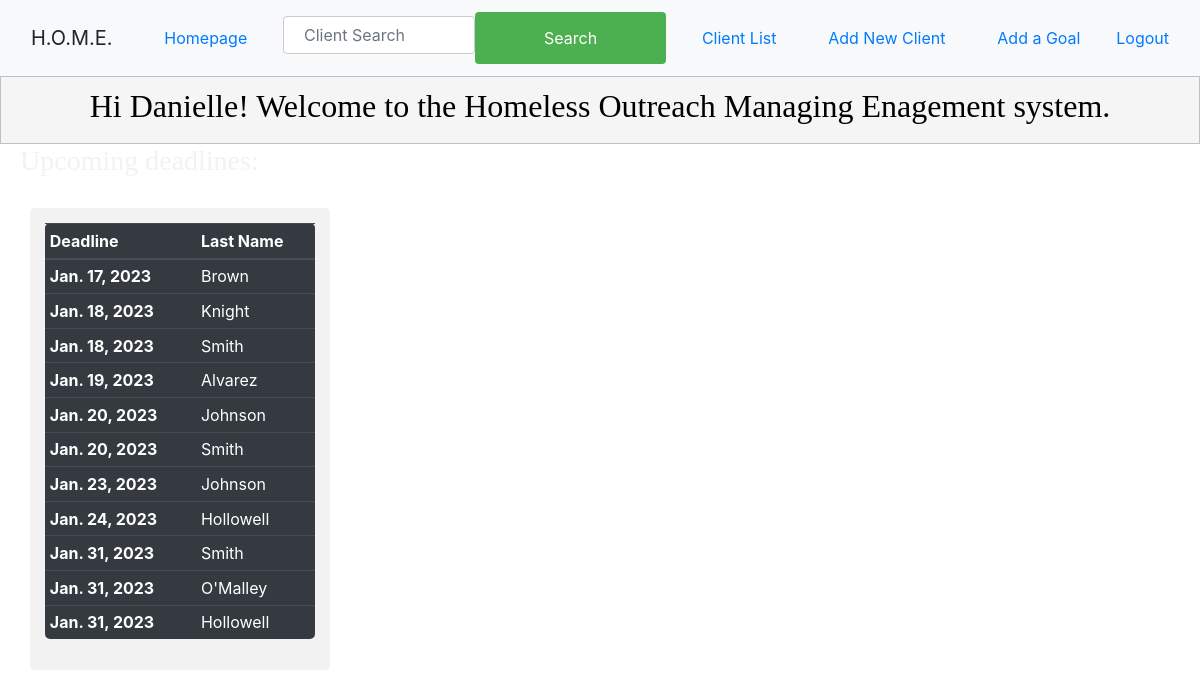
Screenshot of /homepage/ (signed in) with the database file from the repository.
### HOME_App/models.py (models this page shows)
class Goals(models.Model):
    selectClient = models.ForeignKey(Client, on_delete=models.CASCADE)
    dateCreated = models.DateField(null=True)
    goalEndDate = models.DateField(null=True)
    goalNotes = models.TextField(max_length=500)
    goals = models.BooleanField(default = False)
    def __str__(self):
        return f"{self.selectClient}, {self.goalEndDate}, {self.goals}"

class Client(models.Model):
    firstName = models.CharField(max_length=20)
    lastName = models.CharField(max_length=20)
    dateOfBirth = models.DateField()
    clientNotes = models.TextField(max_length=500)
    def __str__(self):
        return self.lastName

### HOME_App/views.py (the view)
# urls.py: path('homepage/', views.dashboard, name = 'homepage'),
def dashboard(request):
    dashboard_deadlines = Goals.objects.all().order_by('goalEndDate').filter(goals=False)
    print(dashboard_deadlines)
    context = {
        'dashboard_deadlines': dashboard_deadlines
    }
    return render(request, 'home.html', context)

### templates/home.html
{% extends 'base.html' %} {% block content %} {% load static %}
<div class="header2">
  {% if user.is_authenticated %}
  <h2>
    Hi {{ user.first_name }}! Welcome to the Homeless Outreach Managing
    Enagement system.
  </h2>
  {% else %}
  <p>You are not logged in</p>
  <a href="{% url 'login' %}">Log In</a>
  {% endif %}
</div>
<h3>Upcoming deadlines:</h3>
<div class="flex-container">
  <table class="table table-sm table-dark">
    <thead>
      <tr>
        <th scope="col">Deadline</th>
        <th scope="col">Last Name</th>
      </tr>
    </thead>
    <tbody class="table-group-divider">
      {% for post in dashboard_deadlines %}
      <tr>
        <th scope="row">{{ post.goalEndDate }}</th>
        <td>{{ post.selectClient }}</td>
      </tr>
      {% endfor %}
    </tbody>
  </table>
</div>
{% endblock %}

### static/styles.css (style rules this page uses)
body { background-color: green; }
h3 { color:#f2f2f2; font-family: 'Gill Sans'; margin: 20px; margin-top: 20px; }
.header2 { color: black; background-color: whitesmoke; border: 1px solid silver; padding: 10px; font-family: 'Gill Sans'; text-align: center; }
.flex-container { border-radius: 5px; background-color: #f2f2f2; padding: 15px; width: 300px; height:auto; align-items: center; justify-content: center; margin: 30px; }
.table { border-radius: 5px; background-color: #f2f2f2; padding: 10px 30px 10px 30px; }

### templates/base.html (style rules this page uses)
body { background-image: url("https://www.riseservices.org/wp-content/uploads/2021/03/759c10e441069f463d01544369840dba_XL-768x513.jpg"); background-repeat: no-repeat; background-size: cover; width: 100%; height: auto; }

### rows the page displays
Goals: goalEndDate "Jan. 17, 2023", selectClient "Brown"
Goals: goalEndDate "Jan. 18, 2023", selectClient "Knight"
Goals: goalEndDate "Jan. 18, 2023", selectClient "Smith"
Goals: goalEndDate "Jan. 19, 2023", selectClient "Alvarez"
Goals: goalEndDate "Jan. 20, 2023", selectClient "Johnson"
Goals: goalEndDate "Jan. 20, 2023", selectClient "Smith"
Goals: goalEndDate "Jan. 23, 2023", selectClient "Johnson"
Goals: goalEndDate "Jan. 24, 2023", selectClient "Hollowell"
Goals: goalEndDate "Jan. 31, 2023", selectClient "Smith"
Goals: goalEndDate "Jan. 31, 2023", selectClient "O'Malley"
Goals: goalEndDate "Jan. 31, 2023", selectClient "Hollowell"

### other values shown
{{ user.first_name }} "Danielle"
